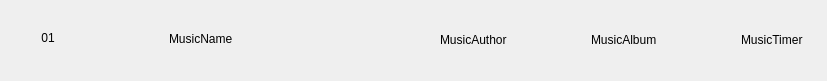
<?xml version="1.0" encoding="UTF-8"?>
<ui version="4.0">
 <class>NewCourierItem</class>
 <widget class="QWidget" name="NewCourierItem">
  <property name="geometry">
   <rect>
    <x>0</x>
    <y>0</y>
    <width>827</width>
    <height>81</height>
   </rect>
  </property>
  <property name="windowTitle">
   <string>Form</string>
  </property>
  <widget class="QWidget" name="layoutWidget">
   <property name="geometry">
    <rect>
     <x>150</x>
     <y>29</y>
     <width>151</width>
     <height>19</height>
    </rect>
   </property>
   <layout class="QHBoxLayout" name="horizontalLayout">
    <item>
     <widget class="QLabel" name="MusicName">
      <property name="sizePolicy">
       <sizepolicy hsizetype="Fixed" vsizetype="Preferred">
        <horstretch>0</horstretch>
        <verstretch>0</verstretch>
       </sizepolicy>
      </property>
      <property name="font">
       <font>
        <family>Microsoft YaHei UI</family>
       </font>
      </property>
      <property name="text">
       <string>MusicName</string>
      </property>
     </widget>
    </item>
    <item>
     <widget class="QLabel" name="labMusicLog">
      <property name="minimumSize">
       <size>
        <width>22</width>
        <height>17</height>
       </size>
      </property>
      <property name="maximumSize">
       <size>
        <width>22</width>
        <height>17</height>
       </size>
      </property>
      <property name="font">
       <font>
        <family>Microsoft YaHei UI</family>
       </font>
      </property>
      <property name="text">
       <string/>
      </property>
      <property name="pixmap">
       <pixmap resource="../../Project/music-wwy-master/MusicOfWYY/res.qrc">:/images/NewMusic/sq2.png</pixmap>
      </property>
      <property name="alignment">
       <set>Qt::AlignLeading|Qt::AlignLeft|Qt::AlignVCenter</set>
      </property>
     </widget>
    </item>
   </layout>
  </widget>
  <widget class="QLabel" name="labMusicNum">
   <property name="geometry">
    <rect>
     <x>40</x>
     <y>29</y>
     <width>16</width>
     <height>17</height>
    </rect>
   </property>
   <property name="font">
    <font>
     <family>Microsoft YaHei UI</family>
    </font>
   </property>
   <property name="text">
    <string>01</string>
   </property>
   <property name="alignment">
    <set>Qt::AlignCenter</set>
   </property>
  </widget>
  <widget class="QWidget" name="layoutWidget_2">
   <property name="geometry">
    <rect>
     <x>440</x>
     <y>29</y>
     <width>363</width>
     <height>22</height>
    </rect>
   </property>
   <layout class="QHBoxLayout" name="horizontalLayout_2">
    <item>
     <widget class="QLabel" name="MusicAuthor">
      <property name="font">
       <font>
        <family>Microsoft YaHei UI</family>
       </font>
      </property>
      <property name="text">
       <string>MusicAuthor</string>
      </property>
     </widget>
    </item>
    <item>
     <spacer name="horizontalSpacer_2">
      <property name="orientation">
       <enum>Qt::Horizontal</enum>
      </property>
      <property name="sizeHint" stdset="0">
       <size>
        <width>78</width>
        <height>20</height>
       </size>
      </property>
     </spacer>
    </item>
    <item>
     <widget class="QLabel" name="MusicAlbum">
      <property name="font">
       <font>
        <family>Microsoft YaHei UI</family>
       </font>
      </property>
      <property name="text">
       <string>MusicAlbum</string>
      </property>
     </widget>
    </item>
    <item>
     <spacer name="horizontalSpacer_3">
      <property name="orientation">
       <enum>Qt::Horizontal</enum>
      </property>
      <property name="sizeHint" stdset="0">
       <size>
        <width>48</width>
        <height>20</height>
       </size>
      </property>
     </spacer>
    </item>
    <item>
     <widget class="QLabel" name="MusicTimer">
      <property name="font">
       <font>
        <family>Microsoft YaHei UI</family>
       </font>
      </property>
      <property name="text">
       <string>MusicTimer</string>
      </property>
     </widget>
    </item>
   </layout>
  </widget>
  <widget class="QWidget" name="widMusicPic" native="true">
   <property name="geometry">
    <rect>
     <x>71</x>
     <y>10</y>
     <width>60</width>
     <height>60</height>
    </rect>
   </property>
   <property name="minimumSize">
    <size>
     <width>60</width>
     <height>60</height>
    </size>
   </property>
   <property name="maximumSize">
    <size>
     <width>60</width>
     <height>60</height>
    </size>
   </property>
  </widget>
 </widget>
 <resources>
  <include location="../../Project/music-wwy-master/MusicOfWYY/res.qrc"/>
 </resources>
 <connections/>
</ui>
